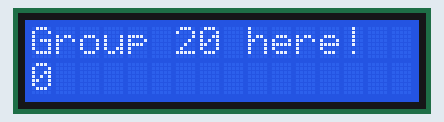
Recording of a sketch running on a simulated Arduino Uno, built with avr-gcc and run on an emulated ATmega328P. Shown: 16×2 character LCD.

Above: at 0.1 s.
At 4.1 s:
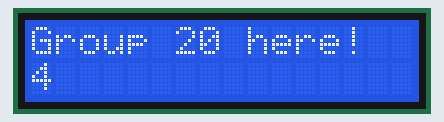
At 9.1 s:
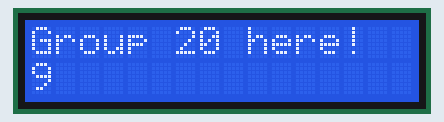
At 19.1 s:
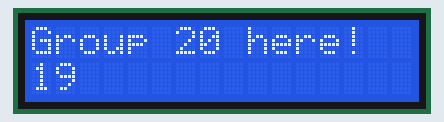
At 29.1 s:
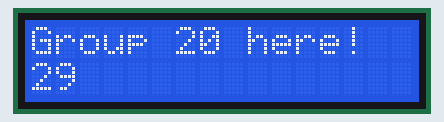
At 39.1 s:
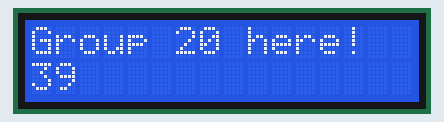

The sketch:

Ques12.ino
```cpp
#include <LiquidCrystal.h>
// include the library for lcd display
const int rs = 2, en = 3, d4 = 4, d5 = 8, d6 = 12, d7 = 13;//setting pins according to lcd
LiquidCrystal lcd(rs, en, d4, d5, d6, d7);//initialize lcd with pins defined

void setup() {
  lcd.begin(16, 2);//columns=16,rows=2
  lcd.print("Group 20 here!");//displaying text in lcd
}

void loop() {//for blinking of curser
  lcd.setCursor(0, 1);
  lcd.print(millis() / 1000);//reset time for cursor
}
```

Measured:
- what the display in image 1 shows lasts 1.0 s, from 4.0 s to 5.0 s
